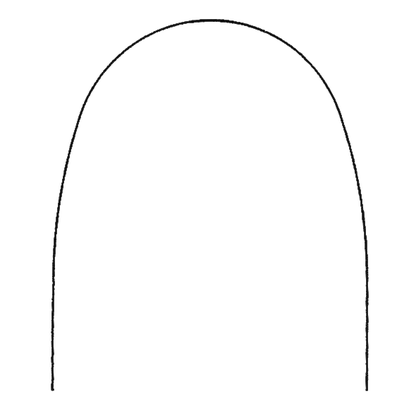
%> input picture arch_orthoaid/copy_JD_man_1_56.52.png, 397 x 420 px, shrunk from 563 x 596 before the run
$ octave curvefit.m   (GNU Octave 9; MATLAB toolbox functions it lacks are replaced by stand-ins)
%> lines starting %> are read from the running program, lines starting %| are printed output that depends on the picture; in (x1, y1, x2, y2) boxes, pixels count from 0 and x2, y2 are one past the last pixel; in counts of white or black regions, pixels touching at a corner belong together; the program's own positions count from 1
clear clc
close all

% [10 lines of commented-out code are left out]

cd arch_orthoaid

% [12 lines of commented-out code are left out]
name = 'copy_JD_man_1_56.52.png'


RGB = imread(name);
%> RGB is the input picture: size 420x397x3 uint8; min 0, max 255, mean 252


cd ..\

level=graythresh(RGB);
%> level = 0.6
% level=0; % para orthoaaid dilatar o no usar umbral


BW = im2bw(RGB,level); %#ok<IM2BW>
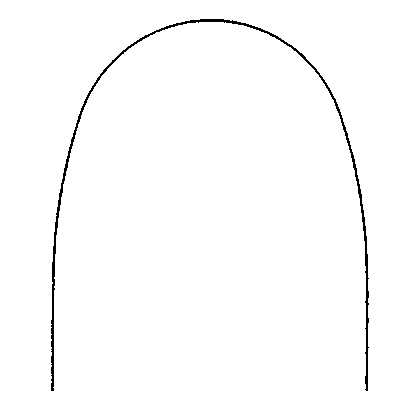
%> BW: size 420x397 logical; 98.7% white; black in thin lines or dots, all inside (x1, y1, x2, y2) = (51, 19, 369, 391)

Icomplement = imcomplement(BW);

BWskel = bwskel(Icomplement);
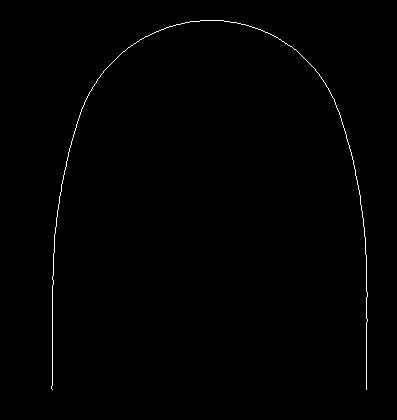
%> BWskel: size 420x397 logical; 0.51% white in thin lines or dots, all inside (x1, y1, x2, y2) = (51, 20, 368, 390)

BWskel = imcomplement(BWskel);

BW = imrotate(BWskel,90);
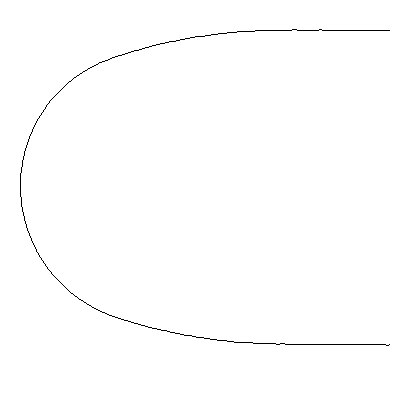
%> BW: size 397x420 logical; 99.5% white; black in thin lines or dots, all inside (x1, y1, x2, y2) = (20, 29, 390, 346)


[m n] =size(BW);
%> m = 397; n = 420

num = numel(find(BW==0));   % numero de datos
%> num = 851

X = zeros(num,1);
Y = zeros(num,1);
K=1;
%


for i=1:m
    for j=1:n
            if BW(i,j)==0;
                X(K) = i;
                Y(K) = j;
                K=K+1 ;
            end

    end
end
%> after the loop, K = 852; X = 851 values from 30 to 346; Y = 851 values, max 390 at index 135, min 21 at index 413, mean 182.3

Minx=min(X);
%> Minx = 30
X=(X-Minx)
%> X = 851 values from 0 to 316

Miny=min(Y)
%> Miny = 21
Y=(Y-Miny)
%> Y = 851 values, max 369 at index 135, min 0 at index 413, mean 161.3


Maxx=max(X);
%> Maxx = 316
meanx= round((Maxx)/2);
%> meanx = 158

centro = find(X == meanx);
%> centro = 427

centromean= round(mean(centro));
%> centromean = 427


n = 2:7;
%> (the run ends here)

$ run again, with Max_3M_tapered.png copied over arch_orthoaid/copy_JD_man_1_56.52.png
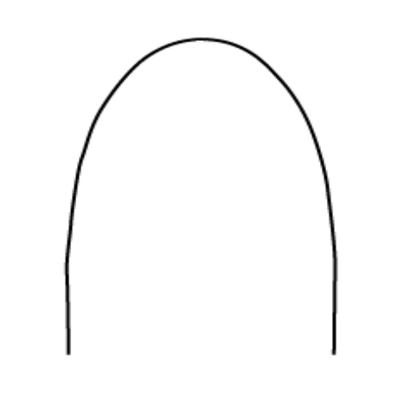
%> input picture Max_3M_tapered.png, 420 x 395 px, shrunk from 496 x 466 before the run
%> RGB is the input picture: size 395x420x3 uint8; mean R, G, B 251, 251, 251
%> level = 0.616
%> Icomplement: size 395x420 logical; 1.8% white; 1 white region, box (x1, y1, x2, y2) and area: (65, 37, 337, 355) 2980
%> `BWskel = bwskel(Icomplement);`:
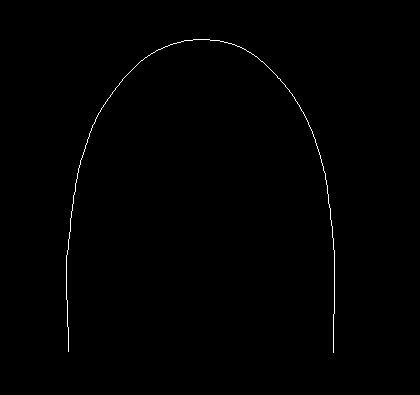
%> BWskel: size 395x420 logical; 0.42% white in thin lines or dots, all inside (x1, y1, x2, y2) = (66, 39, 335, 353)
%> `BW = imrotate(BWskel,90);`:
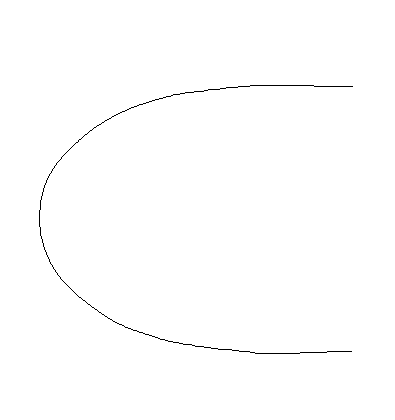
%> BW: size 420x395 logical; 99.6% white; black in thin lines or dots, all inside (x1, y1, x2, y2) = (39, 85, 353, 354)
%> num = 705
%> after the loop `for i=1:m`: K = 706; X = 705 values from 86 to 354; Y = 705 values, max 353 at index 115, min 40 at index 346, mean 179.5
%> Minx = 86
%> `X=(X-Minx)`: X = 705 values from 0 to 268
%> Miny = 40
%> `Y=(Y-Miny)`: Y = 705 values, max 313 at index 115, min 0 at index 346, mean 139.5
%> Maxx = 268
%> meanx = 134
%> centro = 355
